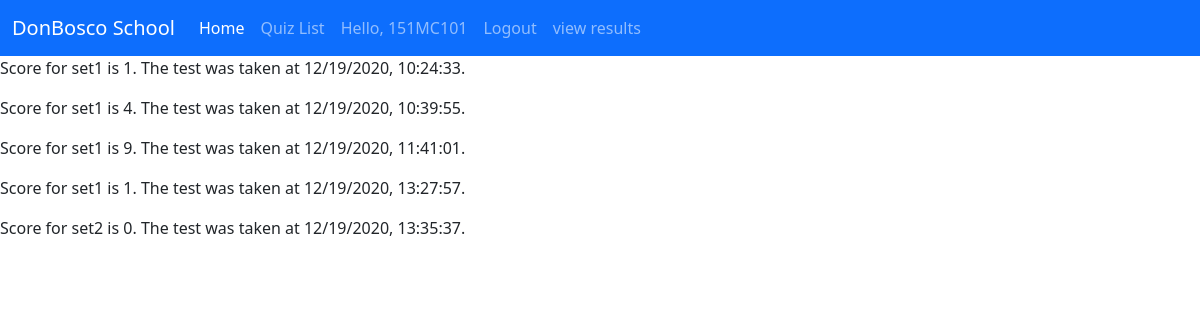
/results (signed in), run on the app's committed database.
### quizApp/models.py (models this page shows, shortened)
class QuizSet(models.Model):
    quizSetId = models.AutoField(primary_key=True)
    quizName = models.CharField(max_length=20)
    quizAddedTime = models.DateTimeField(auto_now_add=True)

### quizApp/views.py (the view)
# urls.py: path('results',views.results,name='endquiz'),
def results(request):
    resultObj = quizTaker.objects.filter(user=request.user)
    con={}
    for obj in resultObj:
        date_time = obj.AttemptedTime.strftime("%m/%d/%Y, %H:%M:%S")
        quizname = obj.quizSetAttempted.quizName
        score = obj.score
        con[date_time]=(quizname,score)
    table={}
    table['Quiz']=con
    return render(request,'result.html',table)

### quizApp/templates/result.html
{% load static %}
{% include 'base.html' %}
{% for key,val in Quiz.items %}
<p>Score for {{val.0}} is {{val.1}}. The test was taken at {{key}}. </p>
{% endfor %}

### quizApp/templates/base.html (shortened to what this page needs)
{% load static %}
<!doctype html>
<html lang="en">
  <head>
    <link href="https://cdn.jsdelivr.net/npm/bootstrap@5.0.0-beta1/dist/css/bootstrap.min.css" rel="stylesheet">
  </head>
  <body>
<nav class="navbar navbar-expand-lg navbar-dark bg-primary">
  <div class="container-fluid">
    <a class="navbar-brand" href="\">DonBosco School</a>
    <div class="collapse navbar-collapse" id="navbarSupportedContent">
      <ul class="navbar-nav me-auto mb-2 mb-lg-0">
        <li class="nav-item">
          <a class="nav-link active" aria-current="page" href="/">Home</a>
        </li>
        <li class="nav-item">
          <a class="nav-link" href="quizset">Quiz List</a>
        </li>
          {% if user.is_authenticated %}
               <li class="nav-item" >
               <a class="nav-link">Hello, {{user.firstname}} {{user}}</a>
               </li>
               <li class="nav-item">
                <a class="nav-link" href="logout">Logout</a>
                </li>
                <li class="nav-item">
                <a class="nav-link" href="results">view results</a>
                </li>
              {% endif %}
    </div>
  </div>
</nav>
  </body>
</html>

### data on the page
QuizSet: quizName "set1" "set1" "set1" "set1"
QuizSet: quizName "set2"

### other printed values
{{ user }} "151MC101"
{{ val.1 }} "1" "4" "9" "1" "0"
{{ key }} "12/19/2020, 10:24:33" "12/19/2020, 10:39:55" "12/19/2020, 11:41:01" "12/19/2020, 13:27:57" "12/19/2020, 13:35:37"
